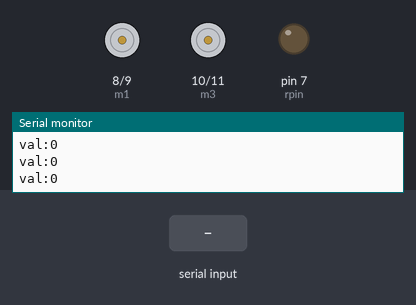
A sketch run on a simulated Arduino Uno, built with avr-gcc and run on an emulated ATmega328P. Parts: motor-driver pin pairs drawn as motors (green arrow = first pin HIGH = forward, orange = second pin HIGH = backward, longer = more drive), output pins drawn as LEDs (lit = HIGH), the last lines printed to the serial monitor. The test bench sets the inputs (shaded band).

Above: at 1.2 s.
1.3 s: "1" received over Serial
At 1.6 s:
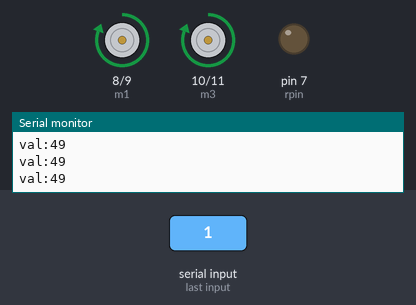
2.8 s: "2" received over Serial
At 4.0 s:
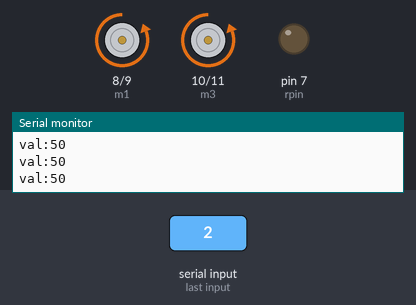
4.3 s: "3" received over Serial
At 5.3 s:
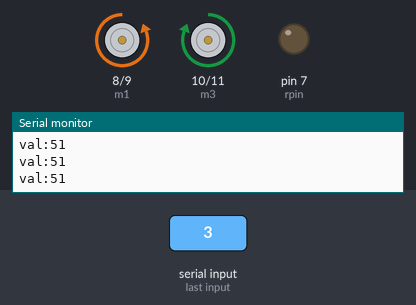
5.8 s: "4" received over Serial
At 6.6 s:
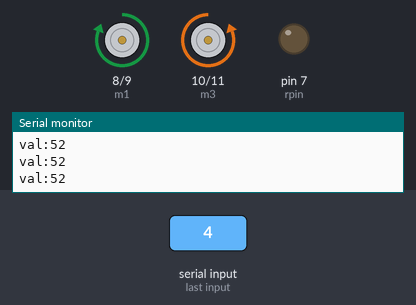
7.3 s: "5" received over Serial
At 7.9 s:
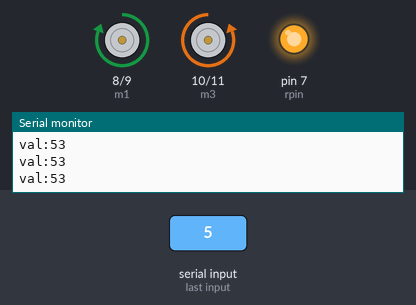
8.8 s: "0" received over Serial
At 9.1 s:
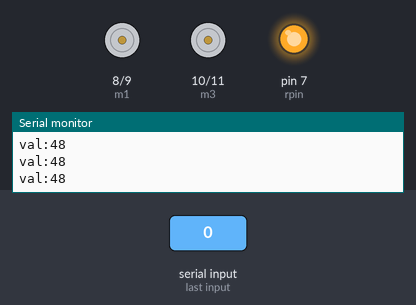
Timing chart, 0 to 11.3 s (numbered marks = the images above; inputs shaded):
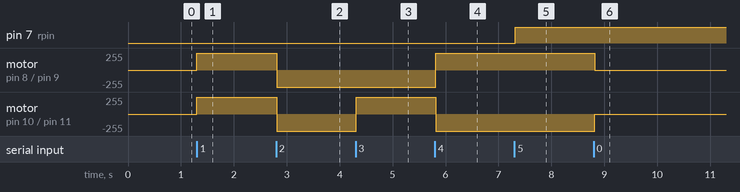

The sketch:

cleaner_bot.ino
```cpp
int val;
int m1 = 8;     //Motor PIN=1
int m2 = 9;     //Motor PIN=2
int m3 = 10;    //Motor PIN=3
int m4 = 11;    //Motor Pin=4
int rpin=7; // RELAY PIN
void setup() {

  pinMode(m1, OUTPUT);
  pinMode(m2, OUTPUT);
  pinMode(m3, OUTPUT);
  pinMode(m4, OUTPUT);
  pinMode(rpin,OUTPUT);
  Serial.begin(9600);
}

void loop() {


  if( Serial.available() )
  {
    val = Serial.read();
  }
  Serial.println("val:"+String(val));
  if( val == '1' )          // Move Forward
  {
    digitalWrite(m1, HIGH);
    digitalWrite(m2, LOW);
    digitalWrite(m3, HIGH);
    digitalWrite(m4, LOW);
  }
else if ( val == '2' )    // Move BACKWARD
  {
    digitalWrite(m1, LOW);
    digitalWrite(m2, HIGH);
    digitalWrite(m3, LOW);
    digitalWrite(m4, HIGH);
  }
else if  ( val == '3' )      // Move RIGHT
  {
    digitalWrite(m1, LOW);
    digitalWrite(m2, HIGH);
    digitalWrite(m3, HIGH);
    digitalWrite(m4, LOW);
  }
  else if ( val == '4' )    // Move LEFT
  {
    digitalWrite(m1, HIGH);
    digitalWrite(m2, LOW);
    digitalWrite(m3, LOW);
    digitalWrite(m4, HIGH);
  }

  else if(val == '5') // Relay on
  {
    digitalWrite(rpin,HIGH );
  }
  else if(val == '6') // Relay oFF
  {
    digitalWrite(rpin,LOW );
  }

  else if(val == '0') //Stop The All Motor
  {
    digitalWrite(m1, LOW);
    digitalWrite(m2, LOW);
    digitalWrite(m3, LOW);
    digitalWrite(m4, LOW);
  }                          //Stop The All Motor
  delay(100);
}
```

Measured:
- after the input at 1.3 s, motor on pin 8 (m1) / pin 9 (m2), motor on pin 10 (m3) / pin 11 (m4): stopped → forward 255/255 at once
- after the input at 2.8 s, motor on pin 8 (m1) / pin 9 (m2), motor on pin 10 (m3) / pin 11 (m4): forward 255/255 → backward 255/255 at once
- after the input at 4.3 s, motor on pin 10 (m3) / pin 11 (m4): backward 255/255 → forward 255/255 at once
- after the input at 5.8 s, motor on pin 8 (m1) / pin 9 (m2): backward 255/255 → forward 255/255 at once; motor on pin 10 (m3) / pin 11 (m4): forward 255/255 → backward 255/255 at once
- after the input at 7.3 s, pin 7 (rpin): LOW → HIGH at once
- after the input at 8.8 s, motor on pin 8 (m1) / pin 9 (m2): forward 255/255 → stopped at once; motor on pin 10 (m3) / pin 11 (m4): backward 255/255 → stopped at once
